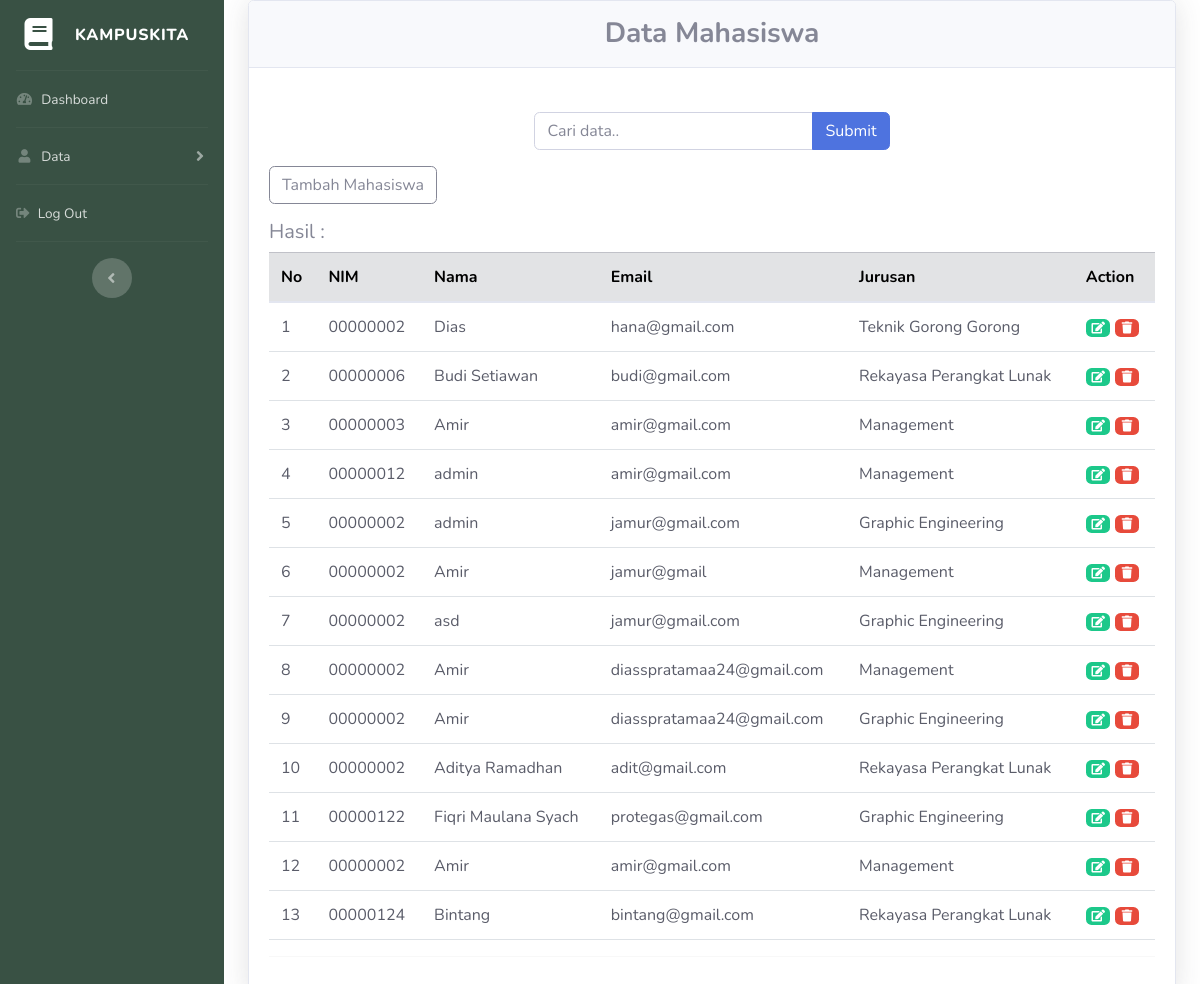
The app's page /index.php/mahasiswa/tambahmhs, older data.
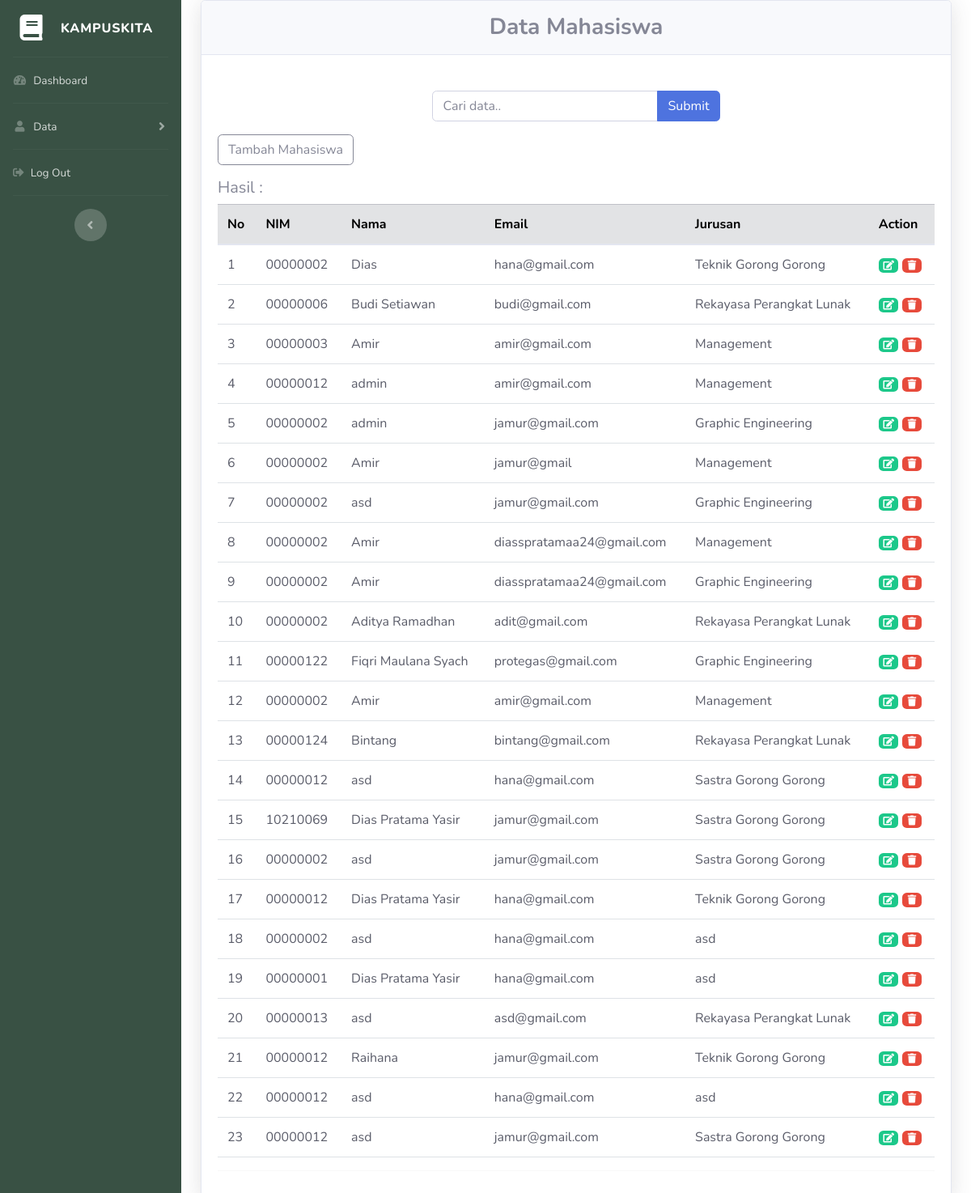
The same page, newer data.
### tables this page shows
CREATE TABLE `mahasiswa` (
  `id` int(11) NOT NULL,
  `nama` varchar(100) NOT NULL,
  `nim` varchar(8) NOT NULL,
  `email` varchar(100) NOT NULL,
  `jurusan` varchar(50) NOT NULL
);

### application/controllers/Mahasiswa.php (called while the page is built, shortened)
<?php
class Mahasiswa extends CI_Controller
{
	public function __construct()
	{
		$this->load->model('ModelAdmin');
	}
	public function tambahmhs()
	{
		$queryAllMahasiswa = $this->ModelAdmin->getDataMahasiswa();
		$data = array('mahasiswa' => $queryAllMahasiswa);
		$title['title'] = 'Data Mahasiswa';
		$this->form_validation->set_rules('nim', 'NIM', 'required');
		$this->form_validation->set_rules('nama', 'Nama Lengkap', 'required');
		$this->form_validation->set_rules('email', 'Email', 'required');
		$this->form_validation->set_rules('jurusan', 'Jurusan', 'required');
		if ($this->form_validation->run() == false) {
			$this->load->view('templates/header', $title);
			$this->load->view('templates/sidebar');
			$this->load->view('view-mahasiswa', $data);
			$this->load->view('templates/footer');
		}
	}
}

### index.php (called while the page is built, shortened)
<?php
require_once BASEPATH.'core/CodeIgniter.php';

### application/models/ModelAdmin.php (called while the page is built, shortened)
<?php
class ModelAdmin extends CI_Model
{
	public function getDataMahasiswa()
	{
		$query = $this->db->get('mahasiswa');
		return $query->result();
	}
}

### application/views/view-mahasiswa.php (the view, shortened to what this page needs)
<br>
<div class="container-fluid">
	<div class="card shadow mb-4">
		<div class="card-header py-3">
			<h3 class="m-0 font-weight-bold text-secondary" align="center">Data Mahasiswa</h3>
		</div>
		<div class="card-body">
			<div class="row justify-content-center mt-4">
				<div class="col-md-5">
					<form action="<?= base_url('mahasiswa'); ?>" method="post">
						<div class="input-group mb-3">
							<input type="text" class="form-control" placeholder="Cari data.. " name="keyword" autocomplete="off" autofocus>
							<div class="input-group-append">
								<input class="btn btn-primary" type="submit" name="submit">
							</div>
						</div>
					</form>
				</div>
			</div>
			<a class="btn btn-outline-secondary mb-3" align="center" data-toggle="modal" data-target="#newMahasiswa">Tambah Mahasiswa</a>
			<h5>Hasil : <?= $total_rows; ?></h5>
			<table class="table table-hover text-dark">
				<thead class="table-secondary">
					<tr>
						<th scope="col">No</th>
						<th scope="col">NIM</th>
						<th scope="col">Nama</th>
						<th scope="col">Email</th>
						<th scope="col">Jurusan</th>
						<th scope="col">Action</th>
					</tr>
				</thead>
				<tbody>
					<?php
					foreach ($mahasiswa as $row) :
					?>
						<tr>
							<td><?= ++$start; ?></td>
							<td><?= $row->nim; ?></td>
							<td><?= $row->nama; ?></td>
							<td><?= $row->email; ?></td>
							<td><?= $row->jurusan; ?></td>
							<td>
								<a class="badge badge-success" data-toggle="modal" data-target="#editMhs<?= $row->id; ?>" href=""><i class="fas fa-fw fa-edit"></i></a>
								<a class="badge badge-danger" data-toggle="modal" data-target="#deleteMhs<?= $row->id; ?>"><i class="fas fa-fw fa-trash"></i></a>
							</td>
						</tr>
					<?php endforeach; ?>
			</table>
			<hr class="container-divider">
		</div>
	</div>
</div>
</div>

Row changes from the older to the newer data that the page shows:
added mahasiswa: nim "00000012", nama "asd", email "hana@gmail.com", jurusan "Sastra Gorong Gorong"
added mahasiswa: nim "10210069", nama "Dias Pratama Yasir", email "jamur@gmail.com", jurusan "Sastra Gorong Gorong"
added mahasiswa: nim "00000002", nama "asd", email "jamur@gmail.com", jurusan "Sastra Gorong Gorong"
added mahasiswa: nim "00000012", nama "Dias Pratama Yasir", email "hana@gmail.com", jurusan "Teknik Gorong Gorong"
added mahasiswa: nim "00000002", nama "asd", email "hana@gmail.com", jurusan "asd"
added mahasiswa: nim "00000001", nama "Dias Pratama Yasir", email "hana@gmail.com", jurusan "asd"
added mahasiswa: nim "00000013", nama "asd", email "asd@gmail.com", jurusan "Rekayasa Perangkat Lunak"
added mahasiswa: nim "00000012", nama "Raihana", email "jamur@gmail.com", jurusan "Teknik Gorong Gorong"
added mahasiswa: nim "00000012", nama "asd", email "hana@gmail.com", jurusan "asd"
added mahasiswa: nim "00000012", nama "asd", email "jamur@gmail.com", jurusan "Sastra Gorong Gorong"
